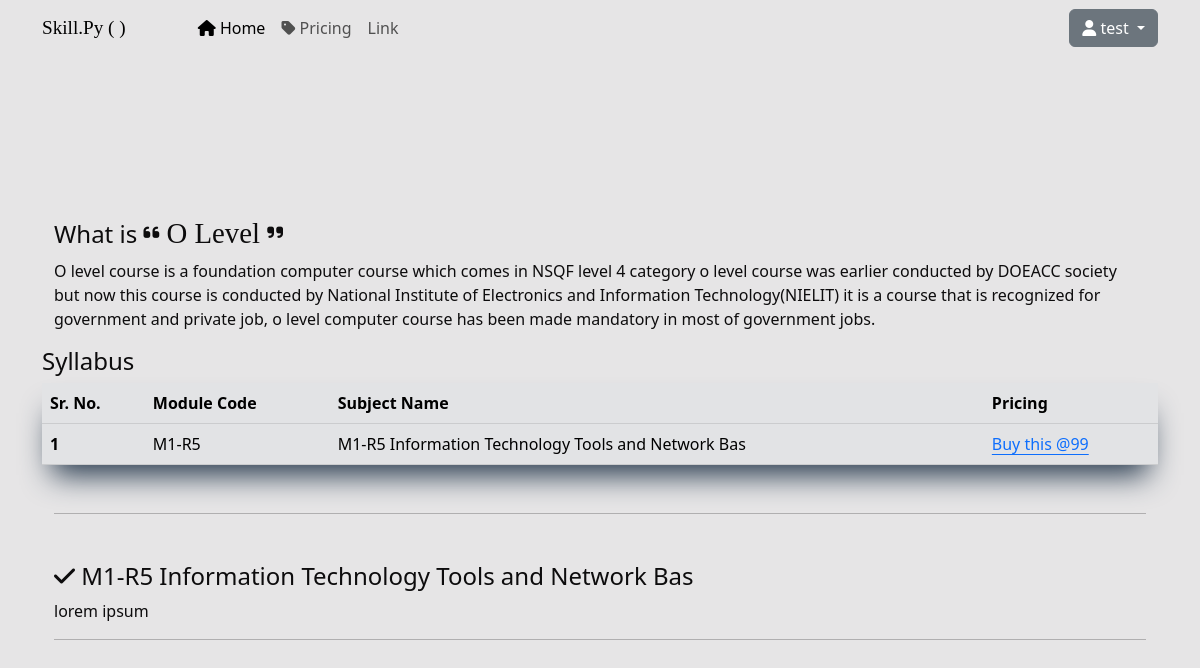
The app's page /nielit/O Level (signed in) with its own data.
### nielit/models.py (models this page shows, shortened)
class c_intro(models.Model):
    c_name = models.CharField(max_length=50)
    c_detail = models.TextField(max_length=1000)

class Module(models.Model):
    course_name = models.ForeignKey(c_intro, on_delete=models.CASCADE)
    module_code = models.CharField(max_length=50, blank=True, null=True)
    module_name = models.CharField(max_length=50)
    module_detail =  models.TextField()

### nielit/views.py (the view)
# urls.py: path('<str:course_name>', views.c_details, name='course-detail')
def c_details(request,course_name):
    c_detail = c_intro.objects.filter(c_name=course_name)
    cn_id = 0
    if course_name == "O Level":
        cn_id = 1
    elif  course_name == "CCC":
        cn_id = 2
    papers = Module.objects.filter(course_name_id=cn_id)
    data = {
        'c_intro' : c_detail,
        'papers' : papers,
    }
    return render(request, 'c-detail.html', data)

### nielit/templates/c-detail.html (shortened to what this page needs)
{% extends 'base.html' %}
{% load static %}
{% block css %}{% static 'css/course-details.css' %}{% endblock css %}
{% block body_content %}
<div class="container mt-5">
    {% if c_intro %}
    {% for c in c_intro %}
    <div class="main-container">
        <div class="container mt-5">
            <h4>What is <span class="highlight"><i class="fa-solid fa-quote-left fa-2xs"></i> {{c.c_name}} <i
                        class="fa-solid fa-quote-right fa-2xs"></i></span></h4>
            <p class="desc">{{c.c_detail}}</p>
        </div>
    </div>
    {% endfor %}
    {% else %}
    <h5> No Data </h5>
    {% endif %}
    <div class="syllabus">
        <h4>Syllabus</h4>
        <table class="table table-responsive table-secondary">
            <thead>
                <tr>
                    <th scope="col">Sr. No.</th>
                    <th scope="col">Module Code</th>
                    <th scope="col">Subject Name</th>
                    <th scope="col">Pricing</th>
                </tr>
            </thead>
            <tbody>
                {% if papers %}
                    {% for p in papers %}
                        <tr>
                            <th scope="row">{{ p.id }}</th>
                            <td>{{ p.module_code }}</td>
                            <td>{{ p.module_name }}</td>
                            <td><a href="{% url 'buy_course' p.module_code %}" class="link-primary link-offset-2">Buy this @99</a></td>
                        </tr>
                    {% endfor %}
                {% endif %}
            </tbody>
        </table>
    </div>
    <div class="unit-details">
        <div class="container mt-5">
            <hr>
            {% if papers %}
            {% for p in papers %}
                <h4 id="{{ p.module_code }}" class="mt-5"><i class="fa-solid fa-check"></i> {{ p.module_name }}
                </h4>
                <p class="desc">
                    {{ p.module_detail }}
                </p>
            <hr>
            {% endfor %}
            {% endif %}
        </div>
    </div>
</div>
{% endblock body_content %}

### templates/navbar.html (shortened to what this page needs)
{% block navbar %}
{% load static %}
<nav class="navbar navbar-expand-lg bg-body-tertiary">
    <div class="container gap-5">
        <a class="navbar-brand skill-transparent" href="{% url '/' %}">Skill.Py ( )</a>
        <div class="collapse navbar-collapse" id="navbarSupportedContent">
            <ul class="navbar-nav me-auto mb-2 mb-lg-0">
                <li class="nav-item">
                    <a class="nav-link btn active" aria-current="page" href="{% url '/' %}"><i
                            class="fa-solid fa-house"></i> Home</a>
                </li>
                <li class="nav-item">
                    <a class="nav-link btn" href="{% url 'pricing' %}"><i class="fa-solid fa-tag"></i> Pricing</a>
                </li>
                <li class="nav-item">
                    <a class="nav-link btn" href="#">Link</a>
                </li>
            </ul>
            {% if user.is_authenticated %}
            <div class="dropdown">
                <button class="btn btn-secondary dropdown-toggle" type="button" data-bs-toggle="dropdown"
                    aria-expanded="false">
                    <i class="fa-solid fa-user"></i> {{ user.username }}
                </button>
            </div>
            {% else %}
                <a href="{% url 'login' %}" class="btn btn-outline-success"><i class="fa-solid fa-user"></i> Login</a>
            {% endif %}
        </div>
    </div>
</nav>
{% endblock navbar %}

### static/css/course-details.css (style rules this page uses)
.main-container { margin-top: 10em; }
.table { box-shadow: var(--img-box-shadow); }
.highlight { font-family: 'Times New Roman', Times, serif; font-size: larger; }

### static/css/base.css (style rules this page uses)
:root { --text: #0d0c0d; --background: #e6e5e6; --primary-button: #645e5f; --secondary-button: #d7d6d5; --accent: #2f2d2d; --img-box-shadow: rgb(38, 57, 77) 0px 20px 30px -10px; }
body, .navbar { box-sizing: border-box; color: var(--text) !important; background-color: var(--background) !important; }
.skill-transparent { font-family: 'Chuterolk'; font-size: larger; }

### records on screen
c_intro: c_name "O Level", c_detail "O level course is a foundation computer course which comes in NSQF level 4 category o level course was earlier conducted by DOEACC society but now this course is conducted by National Institute of Electronics and Information Technology(NIELIT) it is a course that is recognized for government and private job, o level computer course has been made mandatory in most of government jobs."
Module: id "1", module_code "M1-R5", module_name "M1-R5 Information Technology Tools and Network Bas", module_detail "lorem ipsum"

### other values on screen
{{ user.username }} "test"
